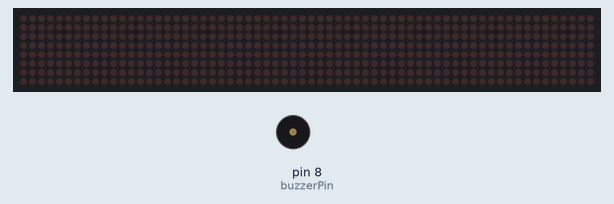
A sketch run on a simulated Arduino Uno, built with avr-gcc and run on an emulated ATmega328P. On the bench: 64×8 LED matrix, buzzer (waves = sounding, pin HIGH).

Above: at 2.1 s.
Timing chart, 0 to 3.6 s (numbered marks = the images above):
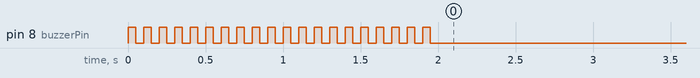

The sketch:

main.ino
```cpp
#include <MD_Parola.h>
#include <MD_MAX72xx.h>
#include <SPI.h>
#include <SoftwareSerial.h>
SoftwareSerial pmsSerial(2, 3); // RX, TX
#define HARDWARE_TYPE MD_MAX72XX::FC16_HW
#define MAX_DEVICES 8
#define CS_PIN 10
const int buzzerPin = 8;
MD_Parola myDisplay = MD_Parola(HARDWARE_TYPE, CS_PIN, MAX_DEVICES);
void setup() {
  // our debugging output
  pinMode(buzzerPin, OUTPUT);
  for (int i = 0; i < 20; i++){
    digitalWrite(buzzerPin, HIGH);  // This should turn the buzzer ON
    delay(50);
    digitalWrite(buzzerPin, LOW);
    delay(50);
  }
    // This should turn the buzzer OFF
  Serial.begin(115200);
  myDisplay.begin();
  myDisplay.setIntensity(4);
  myDisplay.displayClear();
  // sensor baud rate is 9600
  pmsSerial.begin(9600);
}
struct pms5003data {
  uint16_t framelen;
  uint16_t pm10_standard, pm25_standard, pm100_standard;
  uint16_t pm10_env, pm25_env, pm100_env;
  uint16_t particles_03um, particles_05um, particles_10um, particles_25um,
particles_50um, particles_100um;
  uint16_t unused;
  uint16_t checksum;
};

bool safe = true;
char* message = "Air is Safe";

struct pms5003data data;
```
